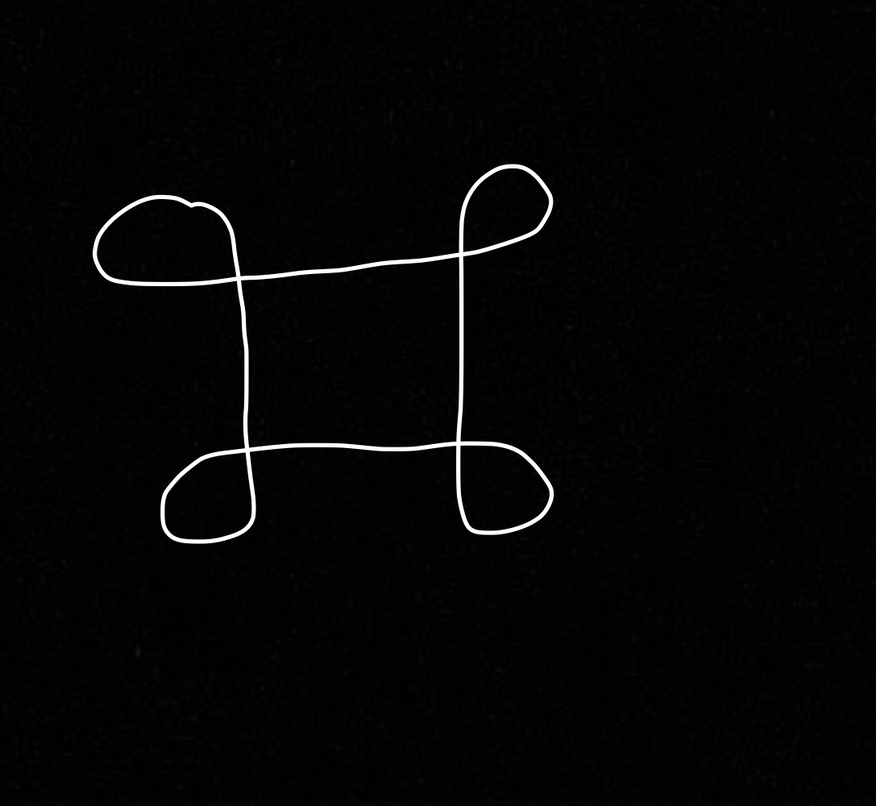
#> input picture draw1.jpeg, 876 x 806 px, shrunk from 1087 x 1000 before the run
$ python line_art.py draw1.jpeg
#> lines starting #> are read from the running program, lines starting #| are printed output that depends on the picture
import sys
from PIL import Image, ImageFilter, ImageOps, ImageDraw
import numpy as np
import cv2

# Get the filename of the input image from the command line
if len(sys.argv) < 2:
    print("Usage: python single_line_art.py input_image.jpg")
    sys.exit(1)

input_filename = sys.argv[1]

# Load image and convert to grayscale
image = Image.open(input_filename)
#> image is the input picture: PIL image 876x806 RGB; mean R, G, B 4.7, 5.7, 4
image = image.convert('L')
#> image: PIL image 876x806 L

# Apply edge detection filter
image = image.filter(ImageFilter.FIND_EDGES)

# Invert colors
image = ImageOps.invert(image)
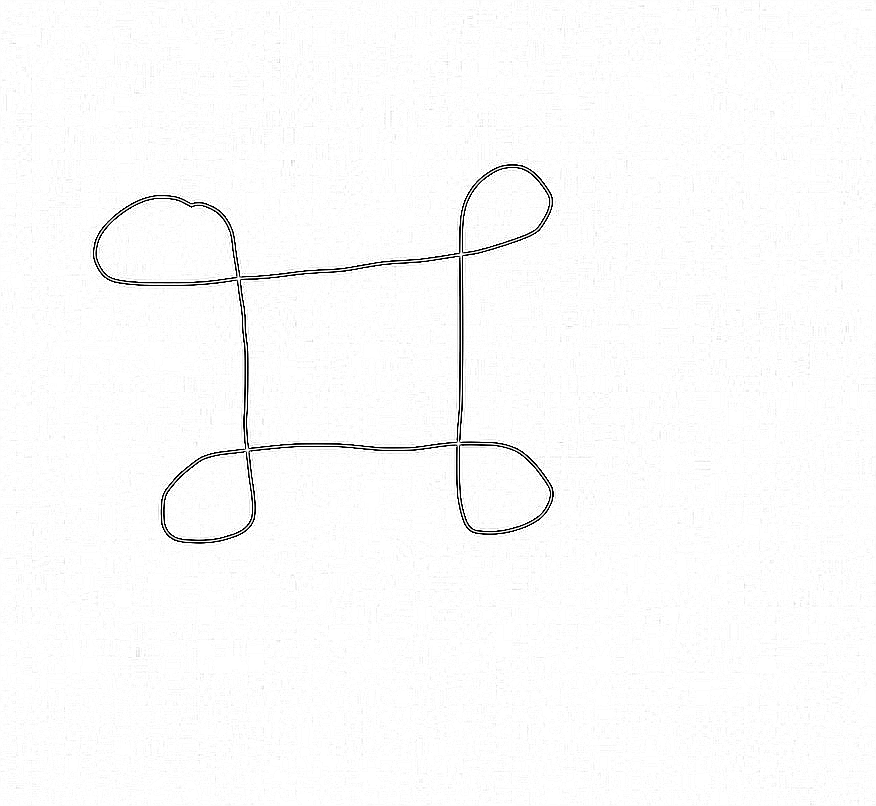
#> image: PIL image 876x806 L; min 0, max 255, mean 251.3

# Create a new image to draw on
output_image = Image.new("RGB", image.size, "white")
#> output_image: PIL image 876x806 RGB; every value is 255
draw = ImageDraw.Draw(output_image)

# Find contours using the Canny algorithm
contours, hierarchy = cv2.findContours(np.array(image), cv2.RETR_EXTERNAL, cv2.CHAIN_APPROX_SIMPLE)
#> contours = [[[0, 0], [0, 805], [875, 805], [875, 0]]]

# Draw a single line that follows the contours
for contour in contours:
    for i in range(len(contour) - 1):
        x1, y1 = contour[i][0]
        x2, y2 = contour[i+1][0]
        draw.line((x1, y1, x2, y2), fill="black", width=1)
#> this loop made 1 pass
#> contour on pass 1: [[0, 0], [0, 805], [875, 805], [875, 0]]

# Save the output image
output_filename = input_filename + ".jpg"
output_image.save(output_filename)
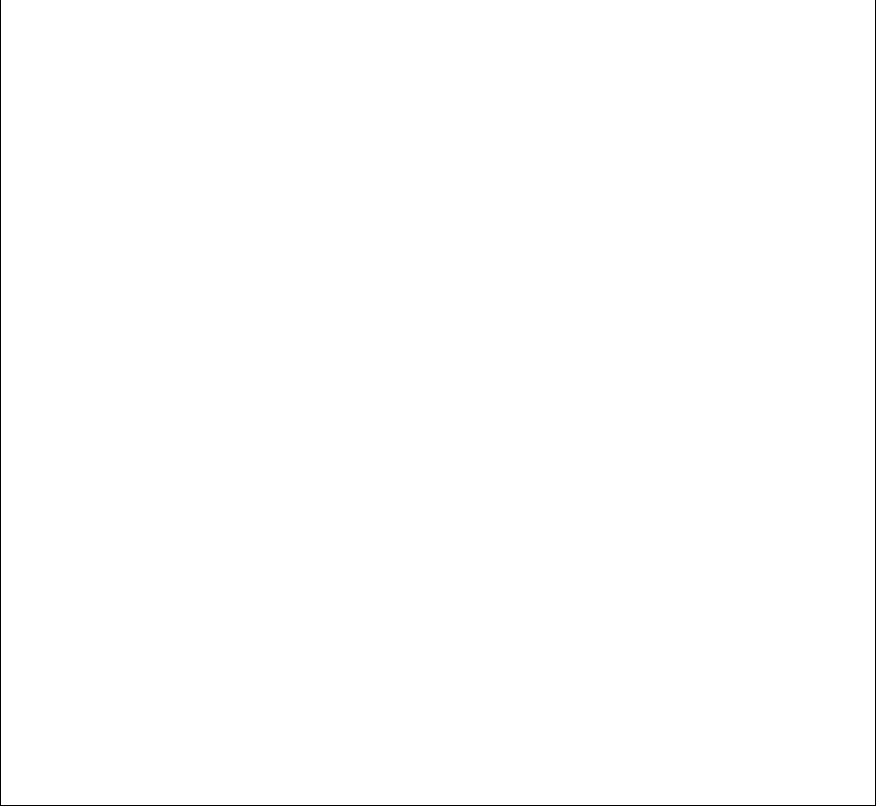
#> saved as draw1.jpeg.jpg: PIL image 876x806 RGB; 99.6% white; black in thin lines or dots

print("Output saved as", output_filename)

$ run again, on overlap1.jpeg
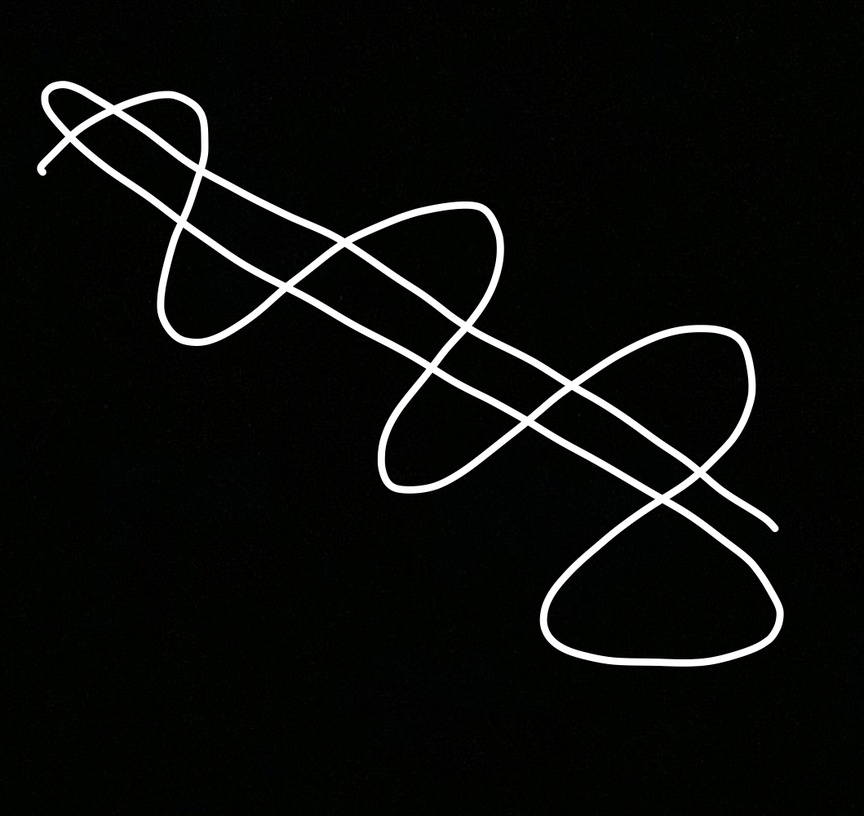
#> input picture overlap1.jpeg, 864 x 816 px, shrunk from 1059 x 1000 before the run
#> image is the input picture: PIL image 864x816 RGB; mean R, G, B 11.5, 12.6, 10.9
#> `image = image.filter(ImageFilter.FIND_EDGES)`:
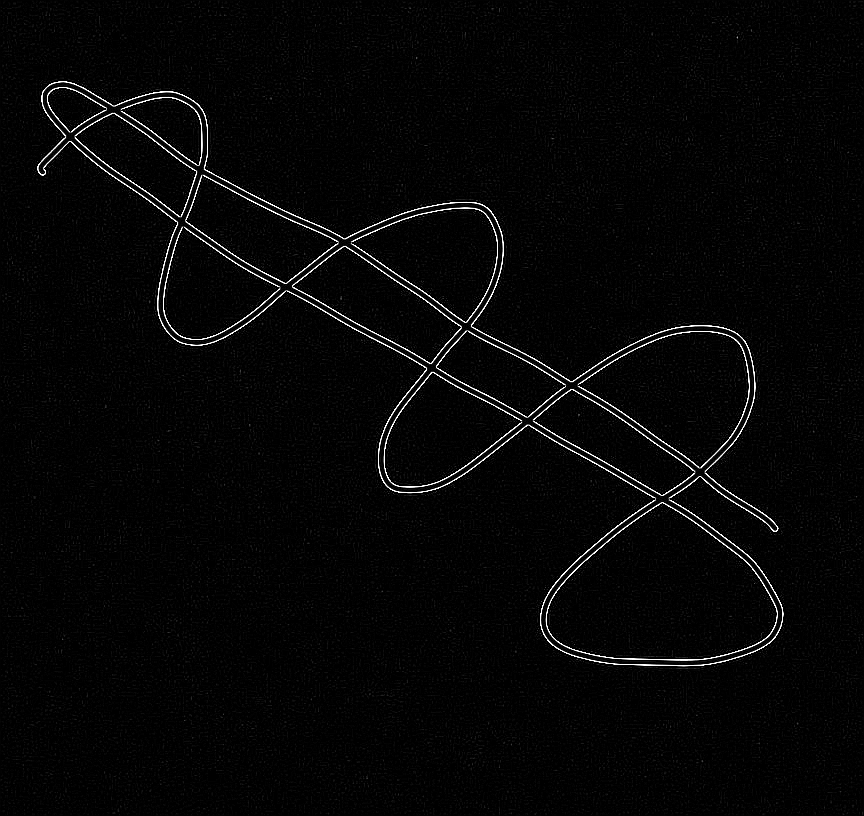
#> image: PIL image 864x816 L; min 0, max 255, mean 6.3
#> `image = ImageOps.invert(image)`:
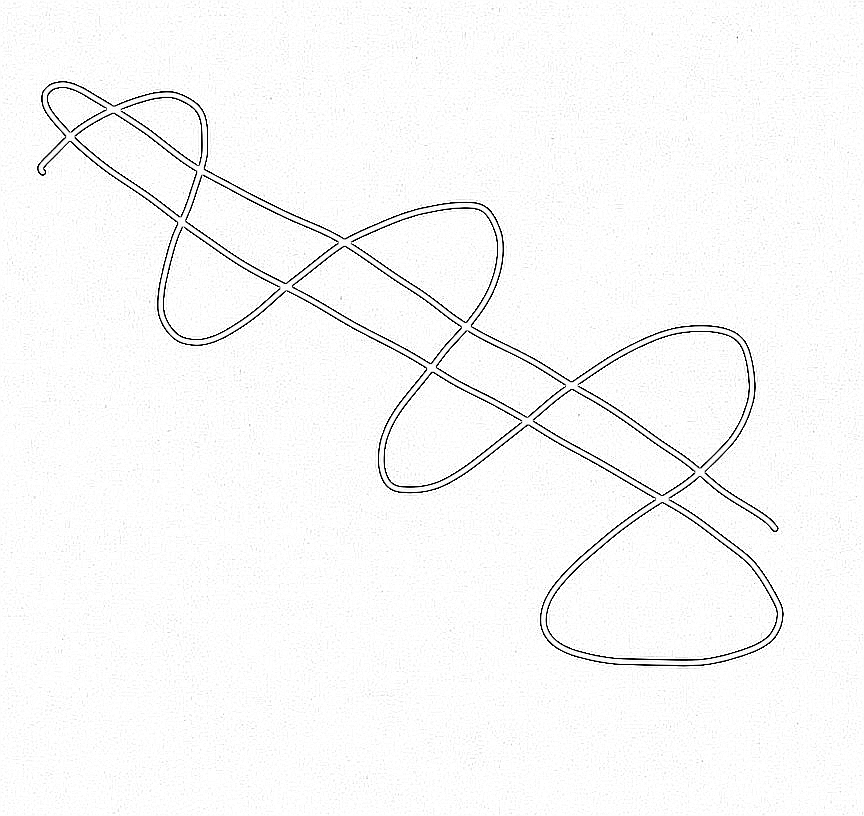
#> image: PIL image 864x816 L; min 0, max 255, mean 248.7
#> output_image: PIL image 864x816 RGB; every value is 255
#> contours = [[[0, 0], [0, 815], [863, 815], [863, 0]]]
#> the loop `for contour in contours:` made 1 pass
#> contour on pass 1: [[0, 0], [0, 815], [863, 815], [863, 0]]

$ run again, on swirl2.jpeg
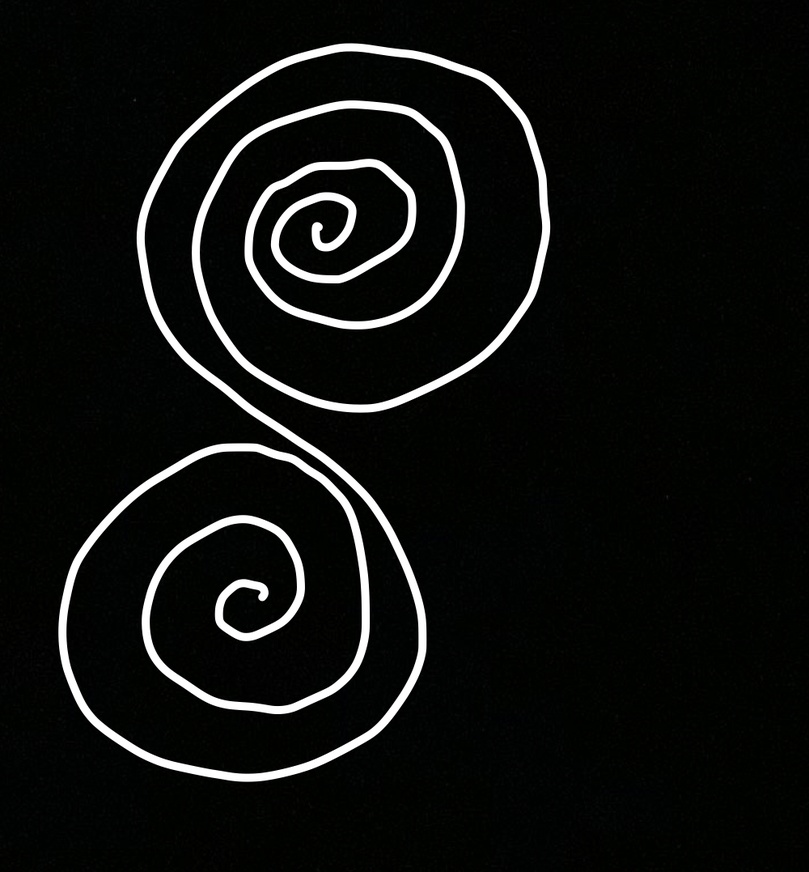
#> input picture swirl2.jpeg, 809 x 872 px, shrunk from 1000 x 1077 before the run
#> image is the input picture: PIL image 809x872 RGB; mean R, G, B 15.4, 16.7, 15.1
#> `image = image.filter(ImageFilter.FIND_EDGES)`:
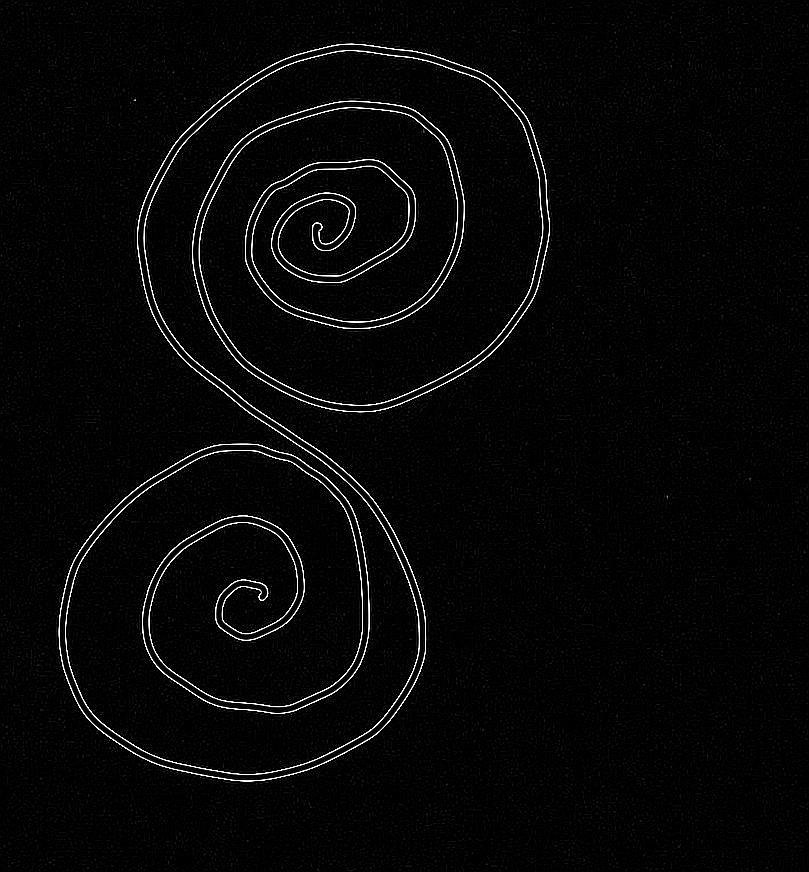
#> image: PIL image 809x872 L; min 0, max 255, mean 7.2
#> `image = ImageOps.invert(image)`:
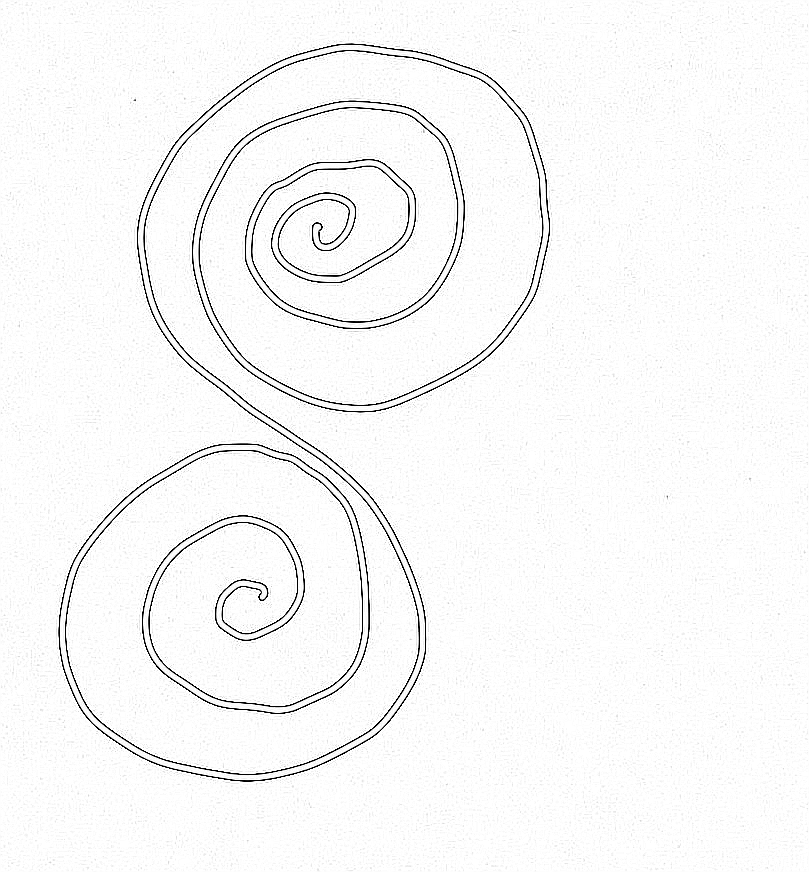
#> image: PIL image 809x872 L; min 0, max 255, mean 247.8
#> output_image: PIL image 809x872 RGB; every value is 255
#> contours = [[[0, 0], [0, 871], [808, 871], [808, 0]]]
#> the loop `for contour in contours:` made 1 pass
#> contour on pass 1: [[0, 0], [0, 871], [808, 871], [808, 0]]

$ run again, on swirl3.jpeg
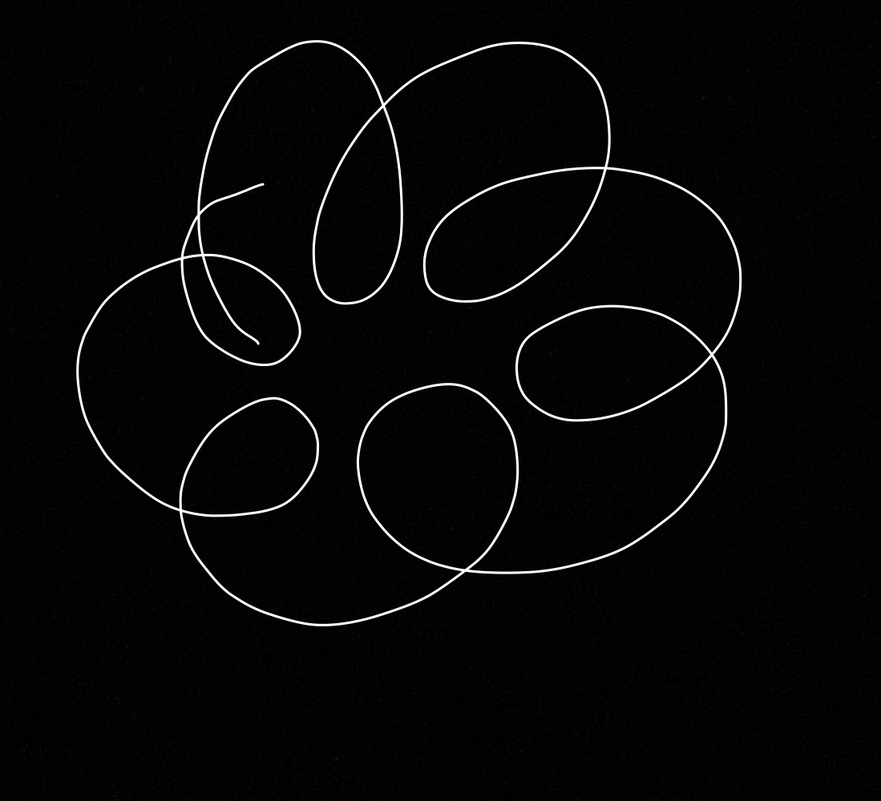
#> input picture swirl3.jpeg, 881 x 801 px, shrunk from 1099 x 1000 before the run
#> image is the input picture: PIL image 881x801 RGB; mean R, G, B 5.9, 7, 5.3
#> `image = ImageOps.invert(image)`:
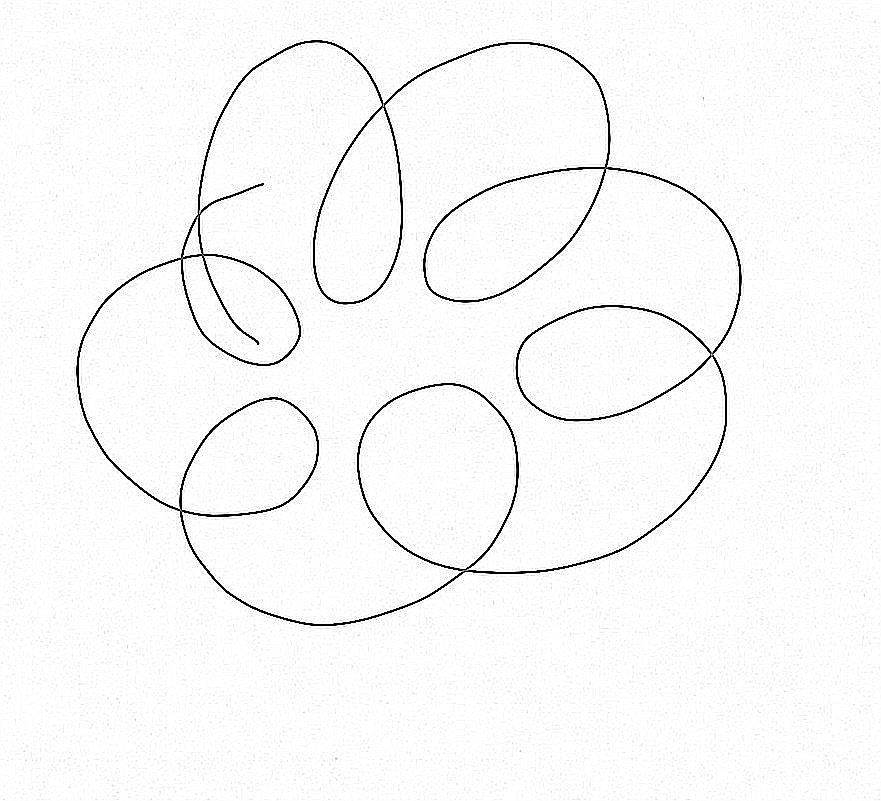
#> image: PIL image 881x801 L; min 0, max 255, mean 248.7
#> output_image: PIL image 881x801 RGB; every value is 255
#> contours = [[[0, 0], [0, 800], [880, 800], [880, 0]]]
#> the loop `for contour in contours:` made 1 pass
#> contour on pass 1: [[0, 0], [0, 800], [880, 800], [880, 0]]
